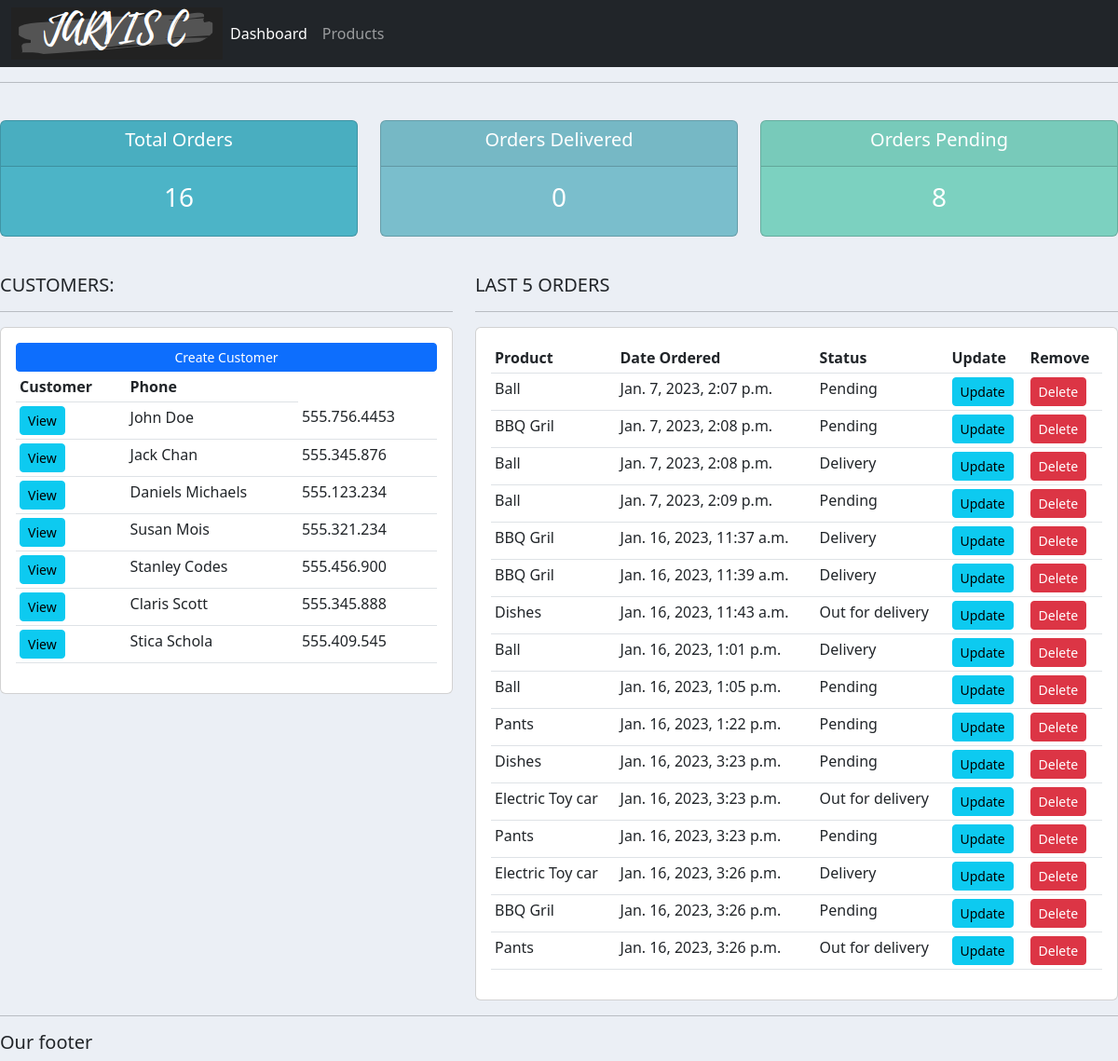
The page / on the database its author committed.
### accounts/models.py (models this page shows, shortened)
class Customer(models.Model):
    name = models.CharField(max_length=200, null=True)
    phone = models.CharField(max_length=200, null=True)
    email = models.CharField(max_length=200, null=True)
    date_created = models.DateTimeField(auto_now_add=True, null=True)

class Order(models.Model):
    STATUS = (
        ('Pending', 'Pending'),
        ('Out for delivery', 'Out for delivery'),
        ('Delivery', 'Delivery'),
    )
    customer = models.ForeignKey(Customer, null=True, on_delete=models.SET_NULL)
    products = models.ForeignKey(Products, null=True, on_delete=models.SET_NULL)
    date_created = models.DateTimeField(auto_now_add=True, null=True)
    status = models.CharField(max_length=200, null=True, choices=STATUS)
    note = models.CharField(max_length=1000, null=True)

class Products(models.Model):
    CATEGORY = (
        ('Indoor', 'Indoor'),
        ('Out Door', 'Out Door'),
    )
    name = models.CharField(max_length=200, null=True)
    price = models.FloatField(null=True)
    category = models.CharField(max_length=200, null=True, choices=CATEGORY)
    description = models.CharField(max_length=200, null=True, blank=True)
    date_created = models.DateTimeField(auto_now_add=True, null=True)
    tags = models.ManyToManyField(Tag)
    def __str__(self):
        return self.name

### accounts/views.py (the view)
# urls.py: path('', views.home, name="home"),
def home(request):
    orders = Order.objects.all()
    customers = Customer.objects.all()
    total_customers = customers.count()
    total_orders = orders.count()
    delivered = orders.filter(status='Delivered').count()
    pending = orders.filter(status='Pending').count()
    context = {'orders': orders, 'customers': customers, 'total_orders': total_orders, 'delivered': delivered,
               'pending': pending}
    return render(request, 'accounts/dashboard.html', context)

### accounts/templates/accounts/dashboard.html
{% extends 'accounts/base.html' %}
{% block content %}
{% include 'accounts/status.html' %}
<br/>
<div class="row">
    <div class="col-md-5">
        <h5>CUSTOMERS:</h5>
        <hr/>
        <div class="card card-body">
            <a href="" class="btn btn-primary btn-sm btn-block">Create Customer</a>
            <table class="table table-sm">
                <tr>
                    <th>Customer</th>
                    <th>Phone</th>
                </tr>
                 {% for customer in customers %}
                    <tr>
                        <td><a class="btn btn-sm btn-info" href="{% url 'customer' customer.id %}" >View</a></td>
                        <td>{{ customer.name }}</td>
                        <td>{{ customer.phone }}</td>
                    </tr>
                {% endfor %}
            </table>
        </div>
    </div>
    <div class="col-md-7">
        <h5>LAST 5 ORDERS</h5>
        <hr/>
        <div class="card card-body">
            <table class="table table-sm">
                <tr>
                    <th>Product</th>
                    <th>Date Ordered</th>
                    <th>Status</th>
                    <th>Update</th>
                    <th>Remove</th>
                </tr>
                {% for order in orders %}
                    <tr>
                        <td>{{ order.products}}</td>
                        <td>{{ order.date_created}}</td>
                        <td>{{ order.status}}</td>
                        <td><a class="btn btn-sm btn-info" href="{% url 'update_order' order.id %}">Update</a></td>
                        <td><a class="btn btn-sm btn-danger " href="{% url 'delete_order' order.id %}">Delete</a></td>
                    </tr>
                {% endfor %}
            </table>
        </div>
    </div>
</div>
{% endblock %}

### static/css/main.css (style rules this page uses)
body { background-color:#ebeff5 }

### rows shown on the page
Customer: name "John Doe", phone "555.756.4453"
Customer: name "Jack Chan", phone "555.345.876"
Customer: name "Daniels Michaels", phone "555.123.234"
Customer: name "Susan Mois", phone "555.321.234"
Customer: name "Stanley Codes", phone "555.456.900"
Customer: name "Claris Scott", phone "555.345.888"
Customer: name "Stica Schola", phone "555.409.545"
Order: products "Ball", date_created "Jan. 7, 2023, 2:07 p.m.", status "Pending"
Order: products "BBQ Gril", date_created "Jan. 7, 2023, 2:08 p.m.", status "Pending"
Order: products "Ball", date_created "Jan. 7, 2023, 2:08 p.m.", status "Delivery"
Order: products "Ball", date_created "Jan. 7, 2023, 2:09 p.m.", status "Pending"
Order: products "BBQ Gril", date_created "Jan. 16, 2023, 11:37 a.m.", status "Delivery"
Order: products "BBQ Gril", date_created "Jan. 16, 2023, 11:39 a.m.", status "Delivery"
Order: products "Dishes", date_created "Jan. 16, 2023, 11:43 a.m.", status "Out for delivery"
Order: products "Ball", date_created "Jan. 16, 2023, 1:01 p.m.", status "Delivery"
Order: products "Ball", date_created "Jan. 16, 2023, 1:05 p.m.", status "Pending"
Order: products "Pants", date_created "Jan. 16, 2023, 1:22 p.m.", status "Pending"
Order: products "Dishes", date_created "Jan. 16, 2023, 3:23 p.m.", status "Pending"
Order: products "Electric Toy car", date_created "Jan. 16, 2023, 3:23 p.m.", status "Out for delivery"
Order: products "Pants", date_created "Jan. 16, 2023, 3:23 p.m.", status "Pending"
Order: products "Electric Toy car", date_created "Jan. 16, 2023, 3:26 p.m.", status "Delivery"
Order: products "BBQ Gril", date_created "Jan. 16, 2023, 3:26 p.m.", status "Pending"
Order: products "Pants", date_created "Jan. 16, 2023, 3:26 p.m.", status "Out for delivery"

### other values the page prints
{{ total_orders }} "16"
{{ delivered }} "0"
{{ pending }} "8"
